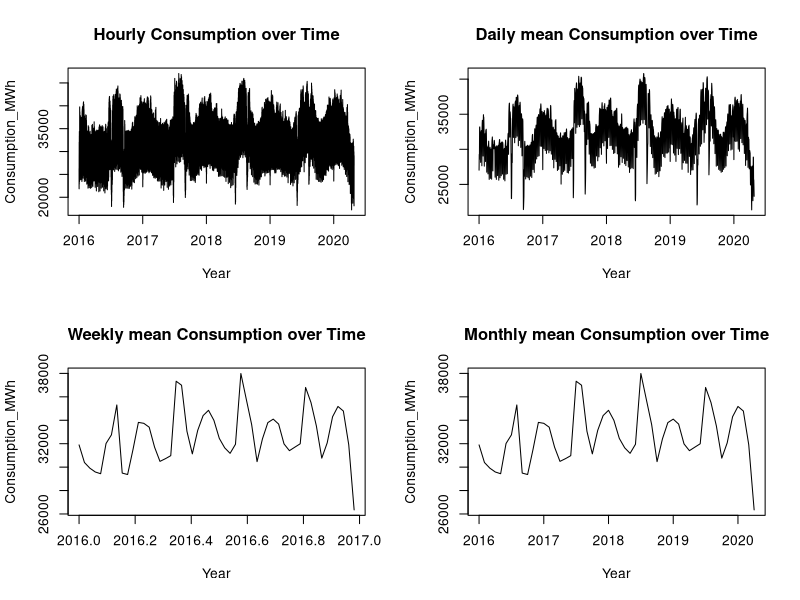
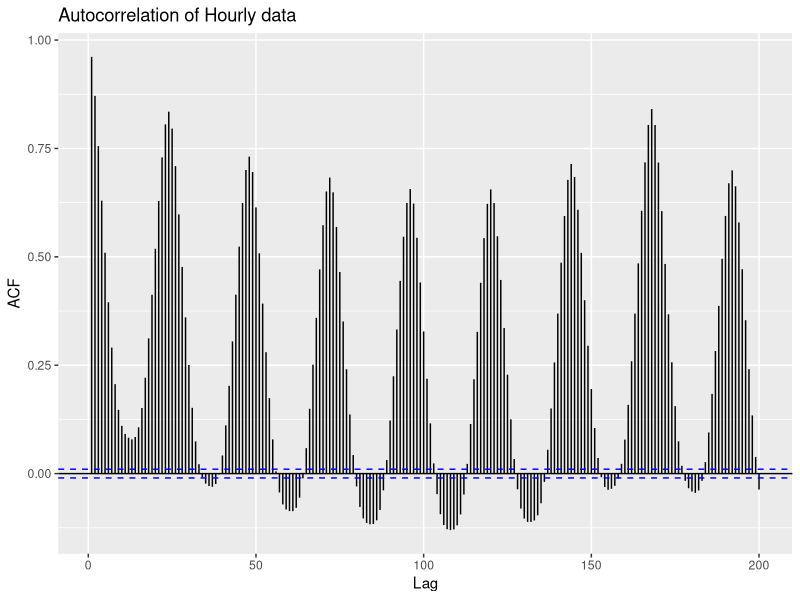
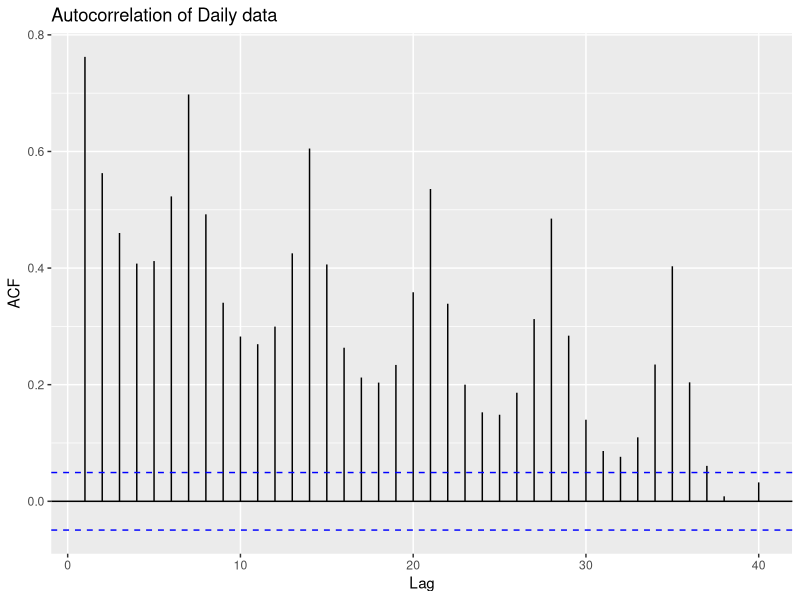
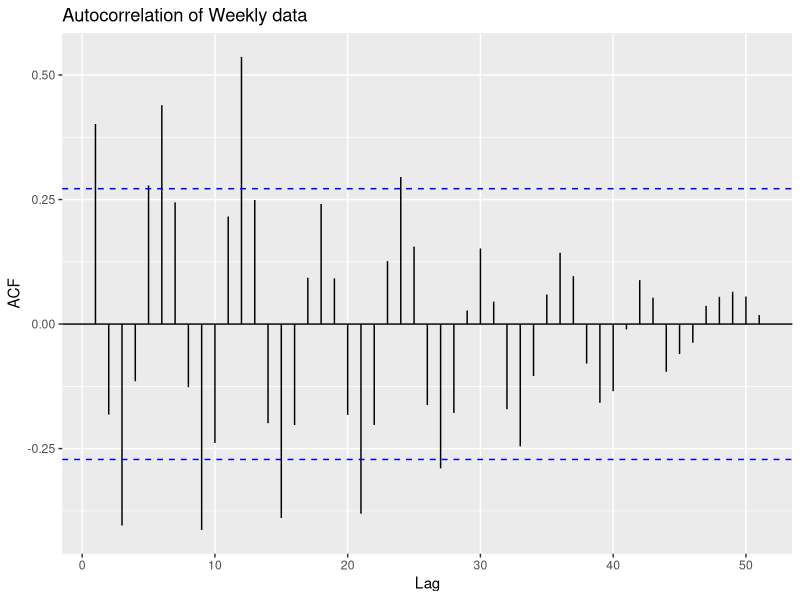
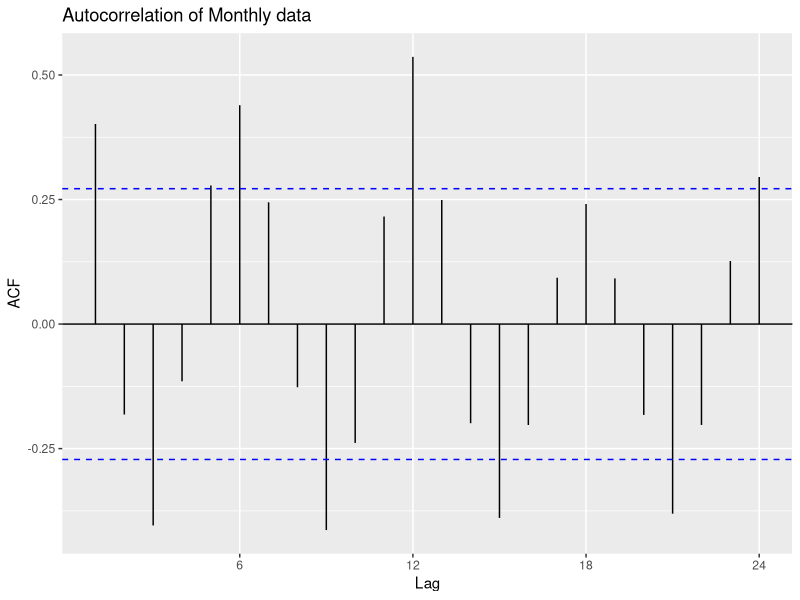

The R script that drew these images, in order: (Note: this script raises an error after producing the figures.)
## ---- chunk 1
knitr::opts_chunk$set(echo = TRUE)
## ---- chunk 2
library(data.table)
library(zoo)
library(xts)
library(ggplot2)
library(stats)
library(dplyr)
library(forecast)
## ---- chunk 3
data_elec <- data.table(read.csv("data_electricity.csv"))
names(data_elec) <- c("Date", "Time" , "Consumption_MWh")
## ---- chunk 4
str(data_elec)
## ---- chunk 5
data_elec$Date <- as.character(data_elec$Date)
data_elec[,c("day","month","year"):=tstrsplit(Date, "[.]")]
data_elec$day <- as.integer(data_elec$day)
data_elec$month <- as.integer(data_elec$month)
data_elec$year <- as.integer(data_elec$year)
data_elec[,"Day_of_the_week" := format(as.Date(data_elec$Date,format = "%d.%m.%Y"),format = "%A")]


data_elec$Consumption_MWh <- as.character(data_elec$Consumption_MWh)
temp1 <- c()
for(i in 1:length(data_elec$Consumption_MWh)){
  temp2 <- 1000*as.numeric(paste(unlist(strsplit(data_elec$Consumption_MWh[i],",")),collapse = ""))
  temp1 <- c(temp1,temp2)
}
data_elec$Consumption_MWh <- temp1

temp3 <- seq(0,0,length.out = length(data_elec$Consumption_MWh))
data_elec[,"Week" := temp3]
temp4 <- 1

for(i in 1:length(data_elec$Consumption_MWh) ){
  if(data_elec$month[i] == 1 & data_elec$Time[i] == "00:00" & data_elec$day[i] == 1){
    temp4 <- 1
  }
  
  if(data_elec$Day_of_the_week[i] == "Pazartesi" & data_elec$Time[i] == as.factor("00:00")){
    temp4 <- temp4+1
  }
  data_elec$Week[i] <- temp4
}

## ---- chunk 6
str(data_elec)
## ---- chunk 7
data_elec_daily <-  data_elec[,list(daily_total=mean(Consumption_MWh)), by = list(year,month,day)]
data_elec_monthly <- data_elec[,list(monthly_total=mean(Consumption_MWh)), by = list(year,month)]
data_elec_weekly <-  data_elec[,list(weekly_total=mean(Consumption_MWh)), by = list(year,month,Week)]

## ---- chunk 8
hourly_ts <-  ts(data_elec$Consumption_MWh, start = c(2016,1),freq = 24*365)
daily_ts <- ts(data_elec_daily$daily_total, start = c(2016,1), frequency = 365)
weekly_ts <- ts(data_elec_weekly$weekly_total,start = c(2016,1), frequency = 52)
monthly_ts <- ts(data_elec_monthly$monthly_total,start = c(2016,1), frequency = 12)
## ---- chunk 9
par(mfrow = c(2,2))
plot(hourly_ts , xlab = "Year",ylab ="Consumption_MWh", main ="Hourly Consumption over Time")
plot(daily_ts , xlab = "Year",ylab ="Consumption_MWh", main ="Daily mean Consumption over Time")
plot(weekly_ts , xlab = "Year",ylab ="Consumption_MWh", main ="Weekly mean Consumption over Time")
plot(monthly_ts , xlab = "Year",ylab ="Consumption_MWh", main ="Monthly mean Consumption over Time")

## ---- chunk 10
par(mfrow=c(2,2))
ggAcf(hourly_ts,lag.max = 200,main = "Autocorrelation of Hourly data")
ggAcf(daily_ts,lag.max = 40,main = "Autocorrelation of Daily data")
ggAcf(weekly_ts,lag.max = 100,main = "Autocorrelation of Weekly data")
ggAcf(monthly_ts,lag.max = 24,main = "Autocorrelation of Monthly data")
## ---- chunk 11
dec_hourly_ts <- decompose(hourly_ts,type = "multiplicative")
dec_daily_ts <- decompose(daily_ts,type = "multiplicative")
dec_weekly_ts <- decompose(weekly_ts,type = "multiplicative")
dec_monthly_ts <- decompose(monthly_ts,type = "multiplicative")

## ---- chunk 12
autoplot(dec_hourly_ts,main="Decomposition of hourly data")
## ---- chunk 13
autoplot(dec_daily_ts, main = "Decomposition of daily data")
## ---- chunk 14
autoplot(dec_weekly_ts,main = "Decomposition of weekly data")
## ---- chunk 15
autoplot(dec_monthly_ts , main = "Decomposition of monthly data")
## ---- chunk 16
dec_hourly_ts <- decompose(hourly_ts,type = "multiplicative")

detrend_hourly_ts <- hourly_ts / dec_hourly_ts$trend

plot (detrend_hourly_ts , main = "Hourly series with removed trend")
## ---- chunk 17
deseasonalized_hourly_ts <-  hourly_ts /dec_hourly_ts$seasonal

plot (deseasonalized_hourly_ts , main = "Hourly series with removed seasonality")
## ---- chunk 18
plot(dec_hourly_ts$random , main = "Hourly series with removed trend and seasonality")


## ---- chunk 19
dec_hourly_ts$trend[33468:37848] <- as.numeric(tail(na.omit(dec_hourly_ts$trend),1))
random_hourly_ts <- (deseasonalized_hourly_ts / dec_hourly_ts$trend)
 

ggAcf(random_hourly_ts,na.action = na.pass ,lag.max = 200)
## ---- chunk 20
AIC_AR <- c()
BIC_AR <- c()
for ( i in 1:5){
  AR_model <-  arima(random_hourly_ts, order=c(i,0,0))
  #Akaike Information Criteria
  AIC_AR <- c(AIC_AR,AIC(AR_model))

  #Bayesian Information Criteria
  BIC_AR <- c(BIC_AR,BIC(AR_model))  
}
## ---- chunk 21
#Akaike Information Criteria
AIC_AR
#Bayesian Information Criteria
BIC_AR
## ---- chunk 22
AIC_MA <- c()
BIC_MA <- c()
for ( i in 1:5){
  MA_model <-  arima(random_hourly_ts, order=c(0,0,i))
  #Akaike Information Criteria
  AIC_MA <- c(AIC_MA,AIC(MA_model))

  #Bayesian Information Criteria
  BIC_MA <- c(BIC_MA,BIC(MA_model))  
}
## ---- chunk 23
#Akaike Information Criteria
AIC_MA
#Bayesian Information Criteria
BIC_MA
## ---- chunk 24
random_hourly_ts <- na.omit(random_hourly_ts)
trend_coeff <- as.numeric(tail(na.omit(dec_hourly_ts$trend),1))
seasonal_coeff <-  dec_hourly_ts$seasonal[(37848-7*24+1):(37848-6*24)]
  
AR_model_hourly <- arima(random_hourly_ts, order = c(5,0,0))
Data_model_fit <- random_hourly_ts-residuals(AR_model_hourly)

hourly_forecast <- predict(AR_model_hourly, n.ahead = 24)$pred

Forecasted_values <- hourly_forecast * trend_coeff * seasonal_coeff

Forecasted_values <-  as.numeric(Forecasted_values)
## ---- chunk 25
print(Forecasted_values)
## ---- chunk 26

time_of_forecast <-  seq(as.POSIXct("2020-04-27 00:00:00"),as.POSIXct("2020-04-27 23:00:00"),by = "hour")



filtered <- data.table(data_elec %>%
  filter(year==2020) %>%
  filter(month== 04))

filtered[,"time_index" :=as.POSIXct(paste(Date,as.character(Time),sep = "/"), format = "%d.%m.%Y/%H:%M")
]

plot(filtered$time_index, as.numeric(filtered$Consumption_MWh) , type = "l",xlim = c(as.POSIXct("2020-04-01"),as.POSIXct("2020-04-30")) , xlab = "Time", ylab = "Consumption (MWh)" , main  = "Electricity Consumption in April")

points(cbind(time_of_forecast,Forecasted_values), type = "l", col = 2)



## ---- chunk 27
test_data <- fread("test_data.csv")
names(test_data) <- c("Date", "Time" , "Consumption_MWh")


test_data$Consumption_MWh <- as.character(test_data$Consumption_MWh)
temp7 <- c()
for(i in 1:length(test_data$Consumption_MWh)){
  temp8 <- 1000*as.numeric(paste(unlist(strsplit(test_data$Consumption_MWh[i],",")),collapse = ""))
  temp7 <- c(temp7,temp8)
}
test_data$Consumption_MWh <- temp7

Real_life_consumption <- test_data$Consumption_MWh




## ---- chunk 28
mean(abs(Forecasted_values-Real_life_consumption)/Real_life_consumption)

## ---- chunk 29

mean((Forecasted_values-Real_life_consumption)^2)^0.5

